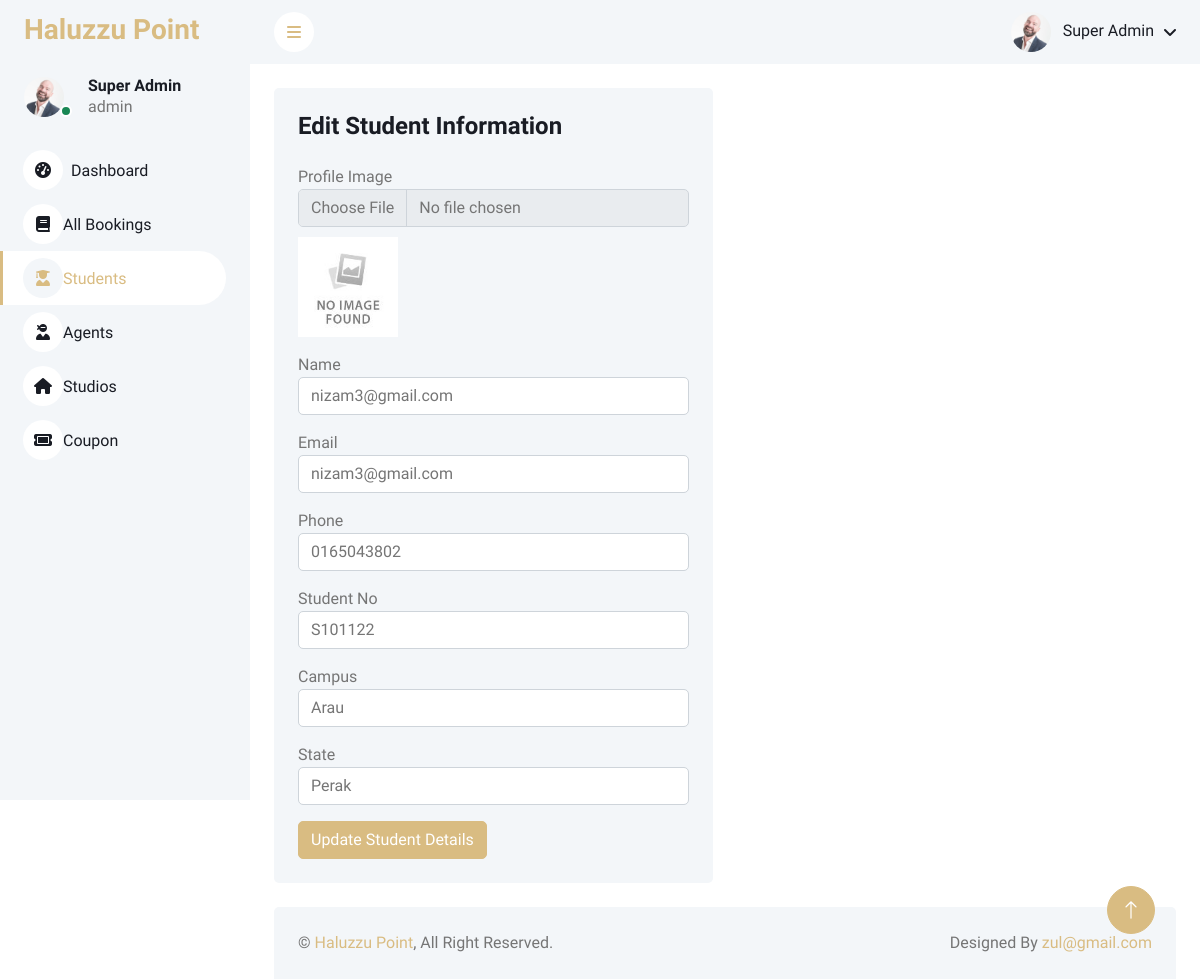
Screenshot of /haluzzu/admin/studentEdit?id=134 (signed in) with the database file from the repository.
### tables this page shows
CREATE TABLE `agents` (
  `agent_id` int(11) NOT NULL,
  `user_id` int(11) DEFAULT NULL,
  `business_name` varchar(255) DEFAULT NULL,
  `studio_location` varchar(255) DEFAULT NULL,
  `state` varchar(50) DEFAULT NULL
);

CREATE TABLE `users` (
  `user_id` int(11) NOT NULL,
  `name` varchar(100) NOT NULL,
  `email` varchar(100) NOT NULL,
  `image_profile` varchar(366) DEFAULT NULL,
  `password` varchar(255) NOT NULL,
  `phone_number` varchar(20) DEFAULT NULL,
  `user_type` enum('student','agent','admin') NOT NULL,
  `created_at` timestamp NOT NULL DEFAULT current_timestamp(),
  `updated_at` timestamp NOT NULL DEFAULT current_timestamp() ON UPDATE current_timestamp()
);

CREATE TABLE `students` (
  `student_id` int(11) NOT NULL,
  `user_id` int(11) DEFAULT NULL,
  `student_no` varchar(50) NOT NULL,
  `campus_location` varchar(100) DEFAULT NULL,
  `state` varchar(50) DEFAULT NULL
);

### index2.php (called while the page is built, shortened)
<?php
    require "router.php";
?>

### config.php (called while the page is built, shortened)
<?php
$base_url = '/haluzzu';
$system_name = 'Haluzzu Point';
?>

### controller/functions.php (called while the page is built, shortened)
<?php
function getCurrentUser($conn, $user_id)
{
    $query = "
        SELECT users.*, agents.*, admin.*, students.*
        FROM users
        LEFT JOIN agents ON users.user_id = agents.user_id
        LEFT JOIN admin ON users.user_id = admin.user_id
        LEFT JOIN students ON users.user_id = students.user_id
        WHERE users.user_id = $user_id
    ";
    $query_run = mysqli_query($conn, $query);
    if ($query_run && mysqli_num_rows($query_run) > 0) {
        return mysqli_fetch_assoc($query_run);
    } else {
        return null;
    }
}
function getAllStudentById($conn, $student_id)
{
    $student_id = mysqli_real_escape_string($conn, $student_id);
    $query = "
        SELECT
            students.student_id,
            users.name AS student_name,
            students.*,
            users.*,
            MAX(bookings.booking_id) AS booking_id,
            MAX(bookings.booking_date) AS booking_date,
            MAX(bookings.total_price) AS total_price,
            MAX(bookings.payment_status) AS payment_status,
            GROUP_CONCAT(DISTINCT studios.studio_name SEPARATOR ', ') AS studio_name
        FROM students
        JOIN users ON students.user_id = users.user_id
        LEFT JOIN bookings ON students.student_id = bookings.student_id
        LEFT JOIN studios ON bookings.studio_id = studios.studio_id
        WHERE students.student_id = $student_id
        GROUP BY students.student_id, users.user_id
        ORDER BY users.created_at DESC";
    return mysqli_query($conn, $query);
}

### admin/views/student-edit.php (the view, shortened to what this page needs)
<?php
include 'controller/dbconnect.php';
include 'controller/functions.php';
include 'config.php';
if (isset($_GET['id'])) {
    $student_id = $_GET['id'];
    $students = getAllStudentById($conn, $student_id);
    $row = mysqli_fetch_assoc($students);
} else {
    echo "Invalid student ID.";
    exit();
}
?>
<?php include 'admin/views/components/header.php'; ?>
<body>
    <div class="container-fluid position-relative bg-white d-flex p-0">
        <?php include 'admin/views/components/sidebar.php'; ?>
        <div class="content">
            <?php include 'admin/views/components/navbar.php'; ?>
            <div class="container-fluid pt-4 px-4">
                <div class="row g-4">
                    <div class="col-lg-6 col-12">
                        <div class="bg-light rounded h-100 p-4">
                            <h4 class="mb-4">Edit Student Information</h4>
                            <form method="POST" enctype="multipart/form-data">
                                <div class="form-group mb-3">
                                    <label for="profile_image">Profile Image</label>
                                    <input type="file" class="form-control" id="profile_image" name="profile_image" accept="image/*" onchange="previewImage(event)">
                                    <?php
                                    $image_profile_page = isset($row['image_profile']) && !empty($row['image_profile']) ? $row['image_profile'] : 'noimage.jpg';
                                    ?>
                                    <img id="preview" src="<?= $base_url; ?>/uploads/<?php echo htmlspecialchars($image_profile_page); ?>" alt="Profile Image" style="max-width: 100px; margin-top: 10px;">
                                </div>
                                <div class="form-group mb-3">
                                    <label for="student_name">Name</label>
                                    <input type="text" class="form-control" id="student_name" name="student_name" value="<?php echo htmlspecialchars($row['student_name']); ?>" required>
                                </div>
                                <div class="form-group mb-3">
                                    <label for="email">Email</label>
                                    <input type="email" class="form-control" id="email" name="email" value="<?php echo htmlspecialchars($row['email']); ?>" required>
                                </div>
                                <div class="form-group mb-3">
                                    <label for="phone_number">Phone</label>
                                    <input type="text" class="form-control" id="phone_number" name="phone_number" value="<?php echo htmlspecialchars($row['phone_number']); ?>" required>
                                </div>
                                <div class="form-group mb-3">
                                    <label for="student_no">Student No</label>
                                    <input type="text" class="form-control" id="student_no" name="student_no" value="<?php echo htmlspecialchars($row['student_no']); ?>" required>
                                </div>
                                <div class="form-group mb-3">
                                    <label for="campus_location">Campus</label>
                                    <input type="text" class="form-control" id="campus_location" name="campus_location" value="<?php echo htmlspecialchars($row['campus_location']); ?>" required>
                                </div>
                                <div class="form-group mb-3">
                                    <label for="state">State</label>
                                    <input type="text" class="form-control" id="state" name="state" value="<?php echo htmlspecialchars($row['state']); ?>" required>
                                </div>
                                <button type="submit" class="btn btn-primary">Update Student Details</button>
                            </form>
                        </div>
                    </div>
                </div>
            </div>
            <?php include 'admin/views/components/footer.php'; ?>
</body>
</html>

### admin/views/components/sidebar.php (shortened to what this page needs)
<div class="sidebar pe-4 pb-3">
    <nav class="navbar bg-light navbar-light">
        <a href="<?= $base_url ?>" class="navbar-brand mx-4 mb-3">
            <h3 class="text-primary"><?= $system_name ?></h3>
        </a>
        <div class="d-flex align-items-center ms-4 mb-4">
            <div class="position-relative">
                <img class="rounded-circle me-lg-2" src="<?php echo $base_url; ?>/uploads/<?php echo htmlspecialchars($image_profile); ?>" alt="Profile Image" style="width: 40px; height: 40px;">
                <div class="bg-success rounded-circle border border-2 border-white position-absolute end-0 bottom-0 p-1"></div>
            </div>
            <div class="ms-3">
                <h6 class="mb-0"><?= ucwords($current_user['name']) ?></h6>
                <span><?= $current_user['user_type'] ?></span>
            </div>
        </div>
        <div class="navbar-nav w-100">
            <?php
               $current_url = parse_url($_SERVER['REQUEST_URI'], PHP_URL_PATH);
               $is_dashboard = strpos($current_url, 'dashboard') !== false;
               $is_bookings = strpos($current_url, 'booking') !== false;
               $is_users = strpos($current_url, 'student') !== false;
               $is_agents = strpos($current_url, 'agent') !== false;
               $is_studios = strpos($current_url, 'studio') !== false;
               $is_coupons = strpos($current_url, 'coupon') !== false;
               ?>
            <nav>
                <a href="<?= $base_url; ?>/<?= $user_type ?>/dashboard" class="nav-item nav-link <?= $is_dashboard ? 'active' : ''; ?>">
                    <i class="fa fa-tachometer-alt me-2"></i>Dashboard
                </a>
                <a href="<?= $base_url; ?>/<?= $user_type ?>/bookings-list" class="nav-item nav-link <?= $is_bookings ? 'active' : ''; ?>">
                    <i class="fa-solid fa-book"></i>All Bookings
                </a>
                <a href="<?= $base_url; ?>/<?= $user_type ?>/students-list" class="nav-item nav-link <?= $is_users ? 'active' : ''; ?>">
                    <i class="fa-solid fa-user-graduate"></i>Students
                </a>
                <a href="<?= $base_url; ?>/<?= $user_type ?>/agents-list" class="nav-item nav-link <?= $is_agents ? 'active' : ''; ?>">
                    <i class="fa-solid fa-user-ninja"></i>Agents
                </a>
                <a href="<?= $base_url; ?>/<?= $user_type ?>/studios-list" class="nav-item nav-link <?= $is_studios ? 'active' : ''; ?>">
                    <i class="fa-solid fa-house"></i>Studios
                </a>
                <a href="<?= $base_url; ?>/<?= $user_type ?>/coupons-list" class="nav-item nav-link <?= $is_coupons ? 'active' : ''; ?>">
                    <i class="fa-solid fa-ticket"></i>Coupon
                </a>
            </nav>
        </div>
    </nav>
</div>

### admin/views/components/navbar.php (shortened to what this page needs)
<nav class="navbar navbar-expand bg-light navbar-light sticky-top px-4 py-0">
    <a href="#" class="sidebar-toggler flex-shrink-0">
        <i class="fa fa-bars"></i>
    </a>
    <div class="navbar-nav align-items-center ms-auto">
        <div class="nav-item dropdown">
            <a href="#" class="nav-link dropdown-toggle" data-bs-toggle="dropdown">
                <img class="rounded-circle me-lg-2" src="<?php echo $base_url; ?>/uploads/<?php echo htmlspecialchars($image_profile); ?>" alt="" style="width: 40px; height: 40px;">
                <span class="d-none d-lg-inline-flex"><?= ucwords($current_user['name']) ?></span>
            </a>
        </div>
    </div>
</nav>

### admin/css/style.css (style rules this page uses)
:root { --primary: #D9BC82; --light: #F3F6F9; --dark: #191C24; }
.btn { transition: .5s; }
.btn.btn-primary { color: #FFFFFF; }
.sidebar { position: fixed; top: 0; left: 0; bottom: 0; width: 250px; height: 100vh; overflow-y: auto; background: var(--light); transition: 0.5s; z-index: 999; }
.content { margin-left: 250px; min-height: 100vh; background: #FFFFFF; transition: 0.5s; }
@media (min-width: 992px) { .sidebar { margin-left: 0; } }
@media (min-width: 992px) { .content { width: calc(100% - 250px); } }
.sidebar .navbar .navbar-nav .nav-link { padding: 7px 20px; color: var(--dark); font-weight: 500; border-left: 3px solid var(--light); border-radius: 0 30px 30px 0; outline: none; }
.sidebar .navbar .navbar-nav .nav-link:hover, .sidebar .navbar .navbar-nav .nav-link.active { color: var(--primary); background: #FFFFFF; border-color: var(--primary); }
.sidebar .navbar .navbar-nav .nav-link i { width: 40px; height: 40px; display: inline-flex; align-items: center; justify-content: center; background: #FFFFFF; border-radius: 40px; }
.sidebar .navbar .navbar-nav .nav-link:hover i, .sidebar .navbar .navbar-nav .nav-link.active i { background: var(--light); }
.content .navbar .navbar-nav .nav-link { margin-left: 25px; padding: 12px 0; color: var(--dark); outline: none; }
.content .navbar .sidebar-toggler, .content .navbar .navbar-nav .nav-link i { width: 40px; height: 40px; display: inline-flex; align-items: center; justify-content: center; background: #FFFFFF; border-radius: 40px; }
.content .navbar .dropdown-toggle::after { margin-left: 6px; vertical-align: middle; border: none; content: "\f107"; font-family: "Font Awesome 5 Free"; font-weight: 900; transition: .5s; }

### rows the page displays
agents: user.image_profile (picture), user.name "Super Admin", user.user_type "admin"
students: student_name "nizam3@gmail.com", email "nizam3@gmail.com", phone_number "0165043802", student_no "S101122", campus_location "Arau", state "Perak"

### other values shown
$system_name "Haluzzu Point"
$email "zul@gmail.com"
